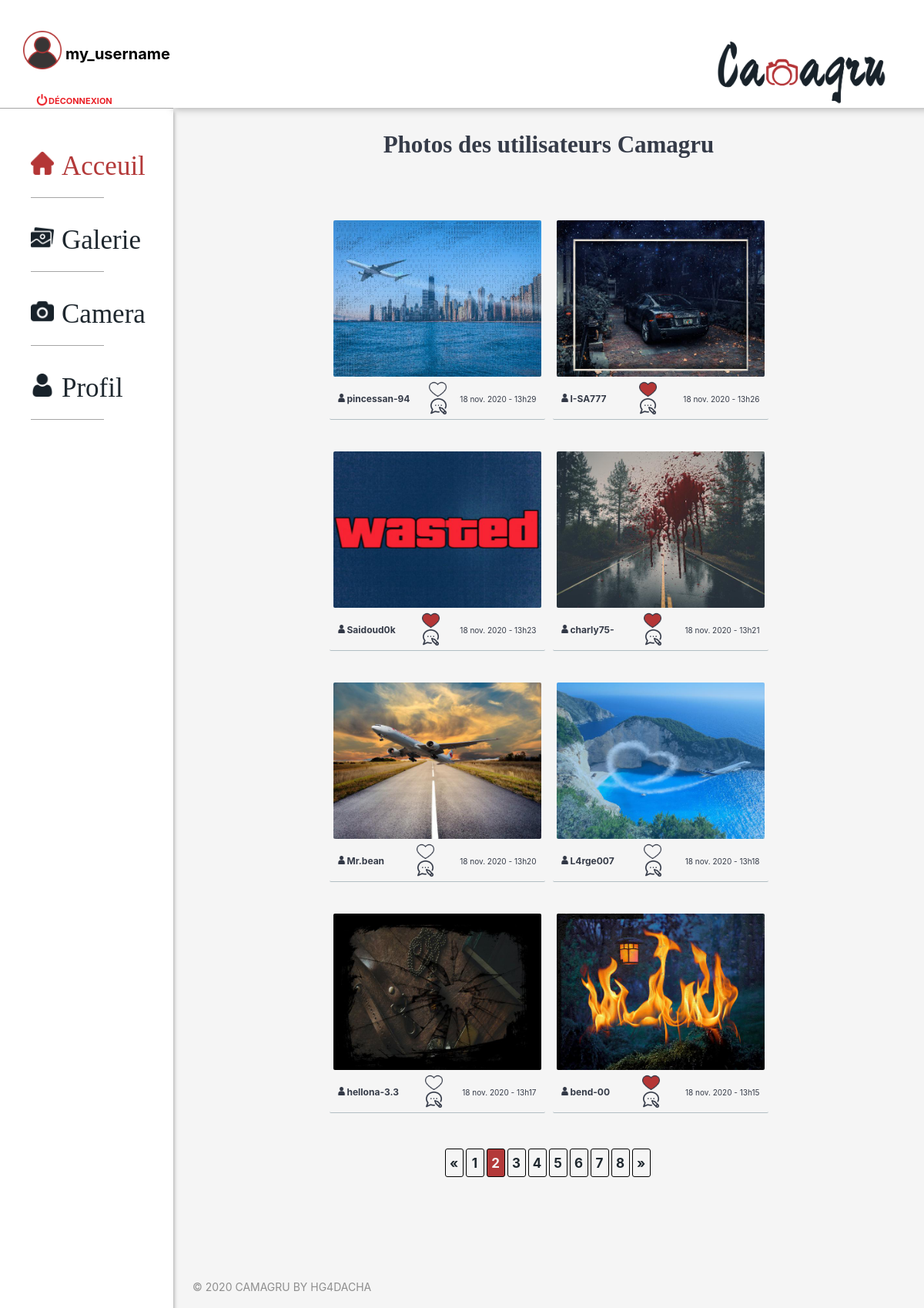
The page /view/home.php?page=2 (signed in) on the database its author committed.
### tables this page shows
CREATE TABLE `user_pictures` (
  `id` int(11) NOT NULL,
  `id_user` int(11) NOT NULL,
  `picture_id` varchar(255) NOT NULL,
  `picture_path` varchar(255) NOT NULL,
  `hour_picture` varchar(255) NOT NULL,
  `date_picture` varchar(255) NOT NULL
);

CREATE TABLE `users` (
  `id` int(11) NOT NULL,
  `lastname` varchar(255) NOT NULL,
  `firstname` varchar(255) NOT NULL,
  `email` varchar(255) NOT NULL,
  `username` varchar(255) NOT NULL,
  `passwordUsr` varchar(255) NOT NULL,
  `notif` tinyint(1) NOT NULL,
  `keyUsr` varchar(255) NOT NULL,
  `tokenUsr` tinyint(1) NOT NULL,
  `idCTRL` varchar(255) NOT NULL
);

### model/sqlFunctions.php (called while the page is built, shortened)
<?php
function PictNmbr()
{
    $dbc = db_connex();
    $reqField = $dbc->query("SELECT id FROM user_pictures");
    $reqField->execute();
    return $reqField->rowCount();
}
function pictr_recup($beginning, $picturesInPage) {
    $dbc = db_connex();
    $reqCtrl = $dbc->prepare("SELECT * FROM user_pictures ORDER BY id DESC LIMIT :beginning, :picturesInPage");
    $reqCtrl->bindValue(':beginning', $beginning, PDO::PARAM_INT);
    $reqCtrl->bindValue(':picturesInPage', $picturesInPage, PDO::PARAM_INT);
    $reqCtrl->execute();
    return $reqCtrl->fetchAll();
}
function recup_username_byID($id_user) {
    $dbc = db_connex();
    $reqID = $dbc->prepare("SELECT username FROM users WHERE id = :id_user");
    $reqID->bindValue(':id_user', $id_user, PDO::PARAM_INT);
    $reqID->execute();
    return $reqID->fetch();
}
function check_like_user($id_user, $picture_id)
{
    $dbc = db_connex();
    $reqCtrl = $dbc->prepare("SELECT id FROM likes WHERE picture_id = :picture_id AND id_user = :id_user");
    $reqCtrl->bindValue(':picture_id', $picture_id, PDO::PARAM_STR);
    $reqCtrl->bindValue(':id_user', $id_user, PDO::PARAM_INT);
    $reqCtrl->execute();
    return $reqCtrl->rowCount();
}
?>

### controller/users_pictures.php (called while the page is built, shortened)
<?php
require_once($_SERVER['DOCUMENT_ROOT']."/camagru/model/sqlFunctions.php");
$picturesInPage = 8;
$picturesNmbr = pictNmbr();
$totalPage = ceil($picturesNmbr / $picturesInPage);
if (isset($_GET['page']) && !empty($_GET['page']) && $_GET['page'] > 0 && $_GET['page'] <= $totalPage) {
    $currentPage = $_GET['page'];
}
else {
    $currentPage = 1;
}
$beginning = ($currentPage - 1) * $picturesInPage;
$pictures = pictr_recup($beginning, $picturesInPage);
function idUsername($id_user) {
    $id_user = intval($id_user);
    return recup_username_byID($id_user);
}
function checkLike($id_user, $picture_id) {
    $id_user = intval($id_user);
    return check_like_user($id_user, $picture_id);
}
?>

### controller/URL_current_page.php (called while the page is built)
<?php
if(isset($_SERVER['HTTPS']) && $_SERVER['HTTPS'] === 'on')
{
    $url = "https";
}
else
{
    $url = "http";
}
$url .= "://";
$url .= $_SERVER['HTTP_HOST'];
$url .= $_SERVER['REQUEST_URI'];
?>

### view/home.php (the view, shortened to what this page needs)
<?php
require_once($_SERVER['DOCUMENT_ROOT']."/camagru/controller/users_pictures.php");
require_once($_SERVER['DOCUMENT_ROOT']."/camagru/controller/URL_current_page.php");
?>
<!DOCTYPE html>
<html lang="en">
<head>
    <link rel="stylesheet" href="/camagru/public/css/home.css" />
</head>
<body>
    <div id="contenu">
        <?php include("includes/header.php") ?>
        <nav>
            <ul>
                <li class="this"><a href="/camagru/view/home.php" class="this"><img id="home" src="/camagru/public/pictures/home_red.png" alt="Acceuil">Acceuil</a></li>
                <div class="border"></div>
                <li class="other"><a href="/camagru/view/gallery.php" class="other"><img id="gallery" src="/camagru/public/pictures/gallery_black.png" alt="Galerie">Galerie</a></li>
                <div class="border"></div>
                <li class="other"><a href="/camagru/view/camera.php" class="other"><img id="camera" src="/camagru/public/pictures/camera_black.png" alt="Camera">Camera</a></li>
                <div class="border"></div>
                <li class="other"><a href="/camagru/view/profile.php" class="other"><img id="profile" src="/camagru/public/pictures/profile_black.png" alt="Profile">Profil</a></li>
                <div class="border"></div>
            </ul>
        </nav>
        <section>
            <div id="site-pictures">
                <h1 id="user-tittle">Photos des utilisateurs Camagru</h1>
                <div id="pictures-div">
                    <?php
                    foreach($pictures as $pict) { ?>
                        <div class="img-and-username">
                            <div class="picture-div">
                                <a class="pict-link" href="/camagru/view/picture.php?username=<?php $usrName = idUsername($pict['id_user']); echo($usrName[0]);?>&amp;pictureID=<?= urlencode($pict['picture_id']) ?>">
                                <img class="user-pictures" id="<?= $pict['picture_id'] ?>" src="<?= '/camagru/public/'.$pict['picture_path'] ?>" alt="image">
                                </a>
                            </div>
                            <div class="username-username">
                                <div class="user-2">
                                    <img class="logo-username" src="/camagru/public/pictures/logo-username.png" alt="logo-username">
                                    <span class="user-name"><?php $usrName = idUsername($pict['id_user']); echo($usrName[0]);?></span>
                                </div>
                                <div class="likes-and-comments">
                                    <?php if(isset($_SESSION['id'])) {
                                            $like_state = checkLike($_SESSION['id'], $pict['picture_id']);
                                            if ($like_state == 0) { ?>
                                    <img class="like" src="/camagru/public/pictures/like00.png" alt="like">
                                    <?php   } else if ($like_state == 1) { ?>
                                    <img class="like" src="/camagru/public/pictures/like01.png" alt="like">
                                    <?php   }
                                          }?>
                                    <a class="comment-url" href="<?= $url.'#big-bloc-comment' ?>">
                                        <img class="comments" src="/camagru/public/pictures/comments.png" alt="commentaires">
                                    </a>
                                </div>
                                <span class='time-picture'><?= $pict['date_picture'].' - <br class="time-br">'.$pict['hour_picture'] ?></span>
                            </div>
                        </div>
                    <?php
                        }
                    ?>
                </div>
                <div id="number-div">
                    <?php
                        if ($picturesNmbr > 8) {
                            if ($currentPage == 1) {
                                echo ('<span class="number" id="this-arrow">«</span>');
                            }
                            else {
                                echo ('<a class="number" href="/camagru/view/home.php?page='.($currentPage - 1).'">«</a> ');
                            }
                            for ($i = 1; $i <= $totalPage; $i++) {
                                if ($i == $currentPage) {
                                    echo ('<span class="number" id="this-number">'.$i.'</span>');
                                }
                                else {
                                    echo ('<a class="number" href="/camagru/view/home.php?page='.$i.'">'.$i.'</a> ');
                                }
                            }
                            if ($currentPage == $totalPage) {
                                echo ('<span class="number">»</span>');
                            }
                            else {
                                echo ('<a class="number" href="/camagru/view/home.php?page='.($currentPage + 1).'">»</a> ');
                            }
                        }
                    ?>
                </div>
            </div>
        </section>
        <?php include("includes/footer.php") ?>
    </div>
</body>
</html>

### public/css/home.css (style rules this page uses)
html, body { height: 100%; margin: 0; padding: 0; }
body { background-color: whitesmoke; }
#contenu { min-height: 100%; position: relative; }
nav { background-color: white; width: 225px; height: 100%; box-shadow: 1px 5px 5px rgb(165, 165, 165); position: fixed; left: 0; border-top: 1px rgb(165, 165, 165) solid; margin-top: 140px; }
ul { list-style-type: none; font-size: 35px; font-family: 'GrandHotel'; }
li { padding-top: 15px; padding-bottom: 20px; margin-top: 15px; }
.border { border-bottom: 1px rgb(165, 165, 165) solid; width: 95px; }
a { text-decoration: none; cursor: pointer; }
.this { color: #b33939; padding-top: 20px; }
.other { color: #1e272e; margin-top: 20px; }
#home { width: 30px; padding-right: 10px; cursor: pointer; }
#gallery { width: 30px; padding-right: 10px; cursor: pointer; }
#camera { width: 30px; padding-right: 10px; cursor: pointer; }
#profile { width: 30px; padding-right: 10px; cursor: pointer; }
section { margin-top: auto; margin-left: auto; padding-top: 140px; padding-left: 225px; padding-bottom: 250px; }
#site-pictures { display: flex; flex-direction: column; justify-content: center; align-items: center; margin-top: 30px; margin-bottom: 145px; align-items: center; }
#user-tittle { margin: 0px; font-family: 'GrandHotel'; font-size: 35px; color: #353b48; }
#pictures-div { display: flex; flex-wrap: wrap; justify-content: center; margin: 0px; margin-top: 70px; margin-bottom: 15px; width: 100%; height: 610px; }
.img-and-username { display: flex; flex-direction: column; margin: 5px; padding: 5px; padding-bottom: 1px; width: 339px; height: 285px; border-bottom: 1px #b2bec3 solid; border-radius: 2px; }
.picture-div { position: relative; display: inline; width: 339px; height: 254px; }
.pict-link { display: block; width: 339px; height: 254px; }
.user-pictures { width: 339px; border-radius: 2px; }
.username-username { display: flex; flex-direction: row; margin-left: 5px; margin-top: 7px; justify-content: space-between; align-items: center; }
.user-2 { position: relative; bottom: 1px; }
.logo-username { width: 11px; height: 11px; }
.user-name { font-size: 14px; font-family: -apple-system, BlinkMacSystemFont, 'Segoe UI', Roboto, Oxygen, Ubuntu, Cantarell, 'Open Sans', 'Helvetica Neue', sans-serif; color: #353b48; font-weight: bold; position: relative; right: 2px; }
.likes-and-comments { display: flex; flex-direction: row; width: 58px; justify-content: space-around; align-items: center; position: relative; bottom: 2px; }
.like { width: 23px; cursor: pointer; }
.comment-url { display: block; width: 20px; height: 20px; }
.comments { width: 21px; cursor: pointer; }
.time-picture { text-align: center; color: #353b48; font-size: 10px; font-family: -apple-system, BlinkMacSystemFont, 'Segoe UI', Roboto, Oxygen, Ubuntu, Cantarell, 'Open Sans', 'Helvetica Neue', sans-serif; position: relative; right: 6px; }
#number-div { display: flex; flex-direction: row; flex-wrap: wrap; margin: 0px; }
.number { font-family: -apple-system, BlinkMacSystemFont, 'Segoe UI', Roboto, Oxygen, Ubuntu, Cantarell, 'Open Sans', 'Helvetica Neue', sans-serif; font-size: 17px; font-weight: bold; width: 22px; height: 35px; display: flex; justify-content: center; align-items: center; border: 1px black solid; text-decoration: none; color: #1e272e; border-radius: 3px; background: whitesmoke; margin-right: 3px; }
#this-number { background: #b33939; color: whitesmoke; }
@media all and (max-width: 1670px) { .img-and-username { width: 270px; height: 257px; } }
@media all and (max-width: 1670px) { .picture-div { width: 270px; height: 203px; } }
@media all and (max-width: 1670px) { .pict-link { width: 270px; height: 203px; } }
@media all and (max-width: 1670px) { .user-pictures { width: 270px; } }
@media all and (max-width: 1670px) { .user-name { font-size: 12px; } }
@media all and (max-width: 1670px) { .likes-and-comments { flex-direction: column; width: 35px; } }
@media all and (max-width: 1400px) { #site-pictures { margin-bottom: 120px; } }
@media all and (max-width: 1400px) { #pictures-div { width: 800px; height: 1200px; } }
@media all and (max-width: 1400px) { #user-tittle { font-size: 31px; } }
@media all and (max-width: 1400px) { section { padding-bottom: 50px; } }

### rows shown on the page
user_pictures: picture+picture_path (picture), id_user.username "pincessan-94", date_picture "18 nov. 2020", hour_picture "13h29"
user_pictures: picture+picture_path (picture), id_user.username "I-SA777", date_picture "18 nov. 2020", hour_picture "13h26"
user_pictures: picture+picture_path (picture), id_user.username "Saidoud0k", date_picture "18 nov. 2020", hour_picture "13h23"
user_pictures: picture+picture_path (picture), id_user.username "charly75-", date_picture "18 nov. 2020", hour_picture "13h21"
user_pictures: picture+picture_path (picture), id_user.username "Mr.bean", date_picture "18 nov. 2020", hour_picture "13h20"
user_pictures: picture+picture_path (picture), id_user.username "L4rge007", date_picture "18 nov. 2020", hour_picture "13h18"
user_pictures: picture+picture_path (picture), id_user.username "hellona-3.3", date_picture "18 nov. 2020", hour_picture "13h17"
user_pictures: picture+picture_path (picture), id_user.username "bend-00", date_picture "18 nov. 2020", hour_picture "13h15"

### other values the page prints
$_SESSION['username'] "my_username"
